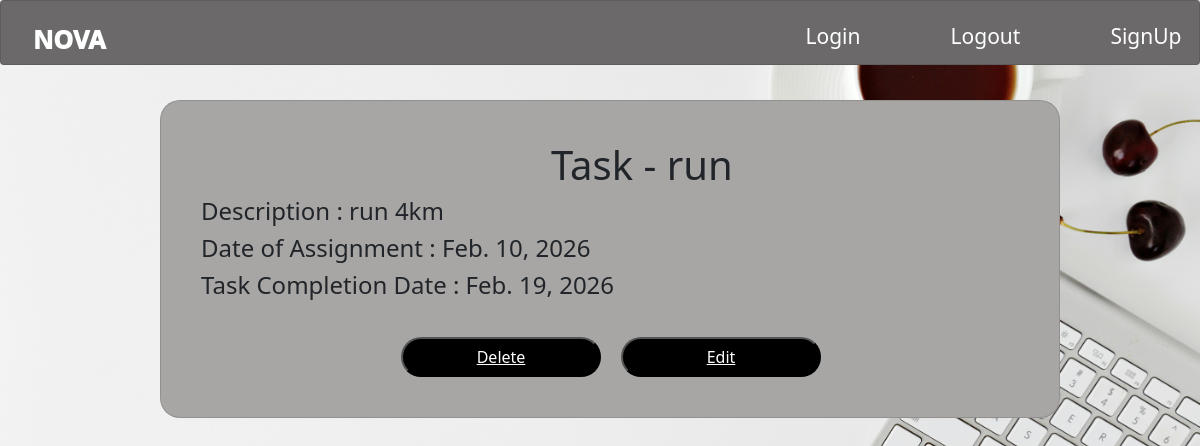
Screenshot of /task/14 with the database file from the repository.
### taskmanagement_app/models.py (models this page shows, shortened)
class Tasks(models.Model):
    title = models.CharField(max_length=200)
    date_assigned = models.DateField(auto_now_add=True)
    deadline = models.DateField()
    description = models.TextField(max_length=200)
    class Meta:
        verbose_name_plural = 'Tasks'

### taskmanagement_app/views.py (the view)
# urls.py: path('task/<int:task_id>', views.task, name='task'),
def task(request, task_id):
    task = Tasks.objects.get(id=task_id)
    context = {'task' : task}
    return render(request, 'taskmanagement_app/task.html', context)

### taskmanagement_app/templates/taskmanagement_app/task.html
{% extends 'taskmanagement_app/base.html' %}
{% block content %}
<div class="card" id="card1">
    <h1 class="card-headers">Task - {{task.title}}</h1>
    <h4>Description : {{task.description}}</h4>
    <h4>Date of Assignment : {{task.date_assigned}}</h4>
    <h4>Task Completion Date : {{task.deadline}}</h4>
    <div class="edit-delete-button">
        <button class="button"><a href="{% url 'taskmanagement_app:deletetask' task.id%}">Delete</a></button>
        <button class="button"><a href="{% url 'taskmanagement_app:updatetask' task.id%}">Edit</a></button>
    </div>
</div>
{% endblock content %}

### taskmanagement_app/static/taskmanagement_app/css/styles.css (style rules this page uses)
body, html { margin: 0; padding: 0; }
body { background-image: url("../images/download.jpg"); background-size: cover; background-repeat: no-repeat; background-attachment: fixed; background-position: center center; }
h1 { display: inline; }
.button { background-color: black; margin-top: 10px; color: white; border-radius: 20px; height: 40px; width: 200px; }
button a { color: white; }
.button { margin-top: 30px; background-color: black; color: white; border-radius: 20px; height: 40px; width: 200px; }
#card1 { background-color: rgb(168, 165, 165); padding: 40px; width: 900px; border-radius: 20px; margin-top: 100px; margin-left: 160px; }
.card-headers { margin-left: 350px; }
.edit-delete-button { display: flex; flex-direction: row; margin-left: 200px; gap: 20px; }

### rows the page displays
Tasks: title "run", description "run 4km", date_assigned "Feb. 10, 2026", deadline "Feb. 19, 2026"
